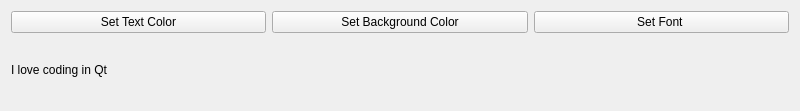
<?xml version="1.0" encoding="UTF-8"?>
<ui version="4.0">
 <class>Widget</class>
 <widget class="QWidget" name="Widget">
  <property name="geometry">
   <rect>
    <x>0</x>
    <y>0</y>
    <width>800</width>
    <height>111</height>
   </rect>
  </property>
  <property name="windowTitle">
   <string>Widget</string>
  </property>
  <layout class="QVBoxLayout" name="verticalLayout">
   <item>
    <layout class="QHBoxLayout" name="horizontalLayout">
     <item>
      <widget class="QPushButton" name="pushButton">
       <property name="text">
        <string>Set Text Color</string>
       </property>
      </widget>
     </item>
     <item>
      <widget class="QPushButton" name="pushButton_2">
       <property name="text">
        <string>Set Background Color</string>
       </property>
      </widget>
     </item>
     <item>
      <widget class="QPushButton" name="pushButton_3">
       <property name="text">
        <string>Set Font </string>
       </property>
      </widget>
     </item>
    </layout>
   </item>
   <item>
    <widget class="QLabel" name="label">
     <property name="text">
      <string>I love coding in Qt </string>
     </property>
    </widget>
   </item>
  </layout>
 </widget>
 <resources/>
 <connections/>
</ui>
